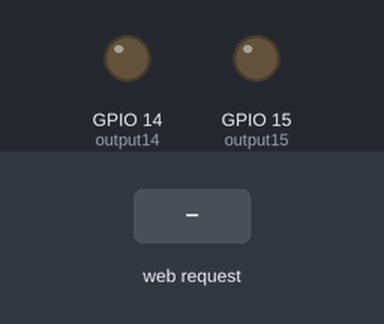
Bench run of a sketch on a simulated ESP8266 (NodeMCU). Parts: output pins drawn as LEDs (lit = HIGH). The test bench sets the inputs (shaded band). WiFi joins after 1.5 s; servers stay silent unless stated; what the sketch prints to the serial monitor is not drawn.

Above: at 2.7 s.
2.8 s: HTTP request GET /15/on received
At 4.0 s:
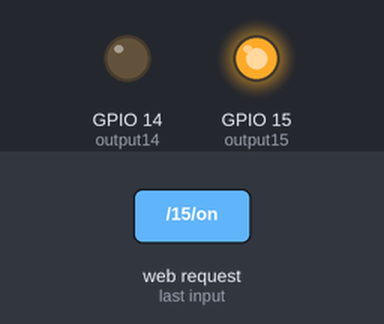
4.3 s: HTTP request GET /14/on received
At 5.2 s:
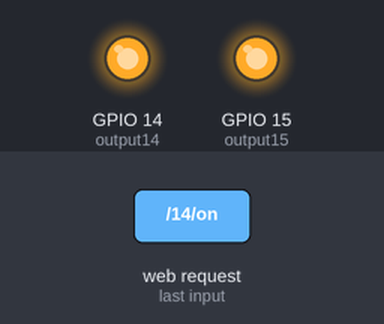
5.8 s: HTTP request GET /15/off received
At 6.3 s:
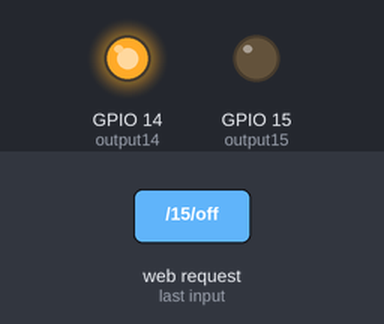
Timing chart, 0 to 8.8 s (numbered marks = the images above; inputs shaded):
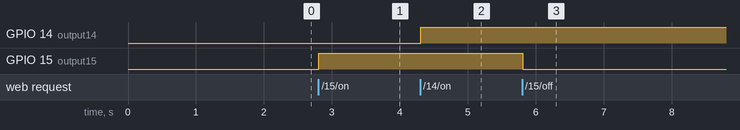

Measured:
- after the input at 2.8 s, GPIO 15 (output15): LOW → HIGH at once
- after the input at 4.3 s, GPIO 14 (output14): LOW → HIGH at once
- after the input at 5.8 s, GPIO 15 (output15): HIGH → LOW at once

The sketch:

project.ino
```cpp
#include <ESP8266WiFi.h>

// Enter you password here
const char* ssid     = "";
const char* password = "";

WiFiServer server(80);


String header;


String output15State = "off";
String output14State = "off";

const int output15 = 15;
const int output14 = 14;


unsigned long currentTime = millis();

unsigned long previousTime = 0;

const long timeoutTime = 2000;

void setup() {
  Serial.begin(115200);

  pinMode(output15, OUTPUT);
  pinMode(output14, OUTPUT);

  digitalWrite(output15, LOW);
  digitalWrite(output14, LOW);


  Serial.print("Connecting to ");
  Serial.println(ssid);
  WiFi.begin(ssid, password);
  while (WiFi.status() != WL_CONNECTED) {
    delay(500);
    Serial.print(".");
  }
  // Print local IP address and start web server
  Serial.println("");
  Serial.println("WiFi connected.");
  Serial.println("IP address: ");
  Serial.println(WiFi.localIP());
  server.begin();
}

void loop(){
  WiFiClient client = server.available();

  if (client) {
    Serial.println("New Client.");
    String currentLine = "";
    currentTime = millis();
    previousTime = currentTime;
    while (client.connected() && currentTime - previousTime <= timeoutTime) {
      currentTime = millis();
      if (client.available()) {
        char c = client.read();
        Serial.write(c);
        header += c;
        if (c == '\n') {
          if (currentLine.length() == 0) {

            client.println("HTTP/1.1 200 OK");
            client.println("Content-type:text/html");
            client.println("Connection: close");
            client.println();

            // turns the GPIOs on and off
            if (header.indexOf("GET /15/on") >= 0) {
              Serial.println("GPIO 15 on");
              output15State = "on";
              digitalWrite(output15, HIGH);
             Serial.println("selected pin is on");
            } else if (header.indexOf("GET /15/off") >= 0) {
              Serial.println("GPIO 15 off");
              output15State = "off";
              digitalWrite(output15, LOW);
              Serial.println("Selected pin is off");
            } else if (header.indexOf("GET /14/on") >= 0) {
              Serial.println("GPIO 14 on");
              output14State = "on";
              digitalWrite(output14, HIGH);
              Serial.println("Selected pin is on");
            } else if (header.indexOf("GET /14/off") >= 0) {
              Serial.println("GPIO 14 off");
              output14State = "off";
             digitalWrite(output14, LOW);
              Serial.println("selected pin is off");
            }


            // The HTTP response ends with another blank line
            client.println();
            // Break out of the while loop
            break;
          } else { // if you got a newline, then clear currentLine
            currentLine = "";
          }
        } else if (c != '\r') {
          currentLine += c;
        }
      }
    }

    header = "";

    client.stop();
    Serial.println("Client disconnected.");
    Serial.println("");
  }
}
```
